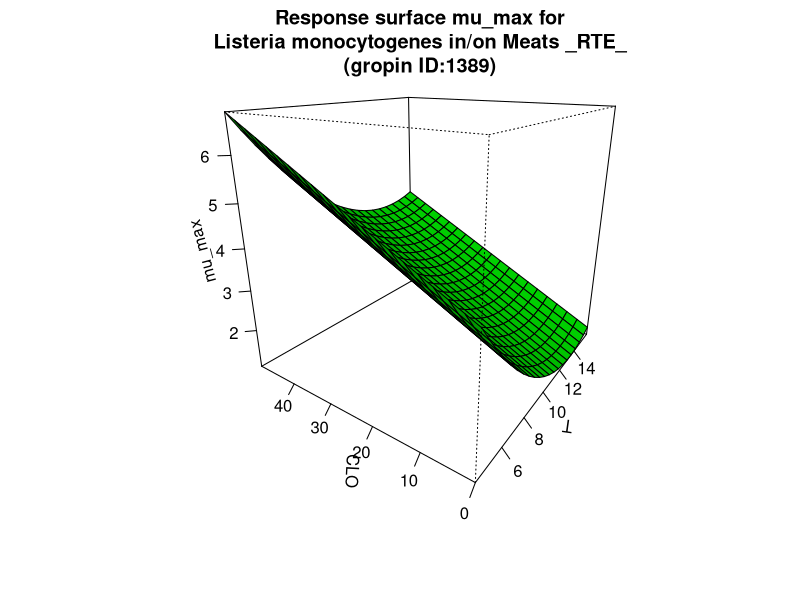

Write the R code that produced this figure.
#############################
# start of Parameter script
#############################
T <- seq(4.004,15.984015984016,length.out=21)
CLO <- seq(0,49.95004995005,length.out=21)
#############################
# end of Parameter script
#############################
############################# 
# start of Model script Gropin ID 1389 
#############################
 
# constant coefficients for this model
 
variables <- data.frame(T,CLO)
argumentsPar <- expand.grid(variables)
 
# heart of the model
response_surface <- function(T,CLO) {
   mumax <-7.1047-0.9002*T+0.0562*CLO+0.0334*(T^2)

return(mumax=mumax)
} 

# output parameters
mumax <- cbind(argumentsPar,response_surface(argumentsPar['T'],argumentsPar['CLO']))
colnames(mumax) <- c(colnames(argumentsPar),'mumax')
#############################
# End of Model script
#############################
############################# 
# start of Visualisation script Gropin ID 1389 
#############################
persp(T,CLO,matrix(unlist(mumax$mumax),nrow=21),col = 'green',xlab='T',ylab='CLO',zlab='mu_max',main='Response surface mu_max for
Listeria monocytogenes in/on Meats _RTE_
(gropin ID:1389)',theta=305,phi=20,shade=0.25,ticktype = 'detailed')
#############################
# End of Visualisation script
#############################
